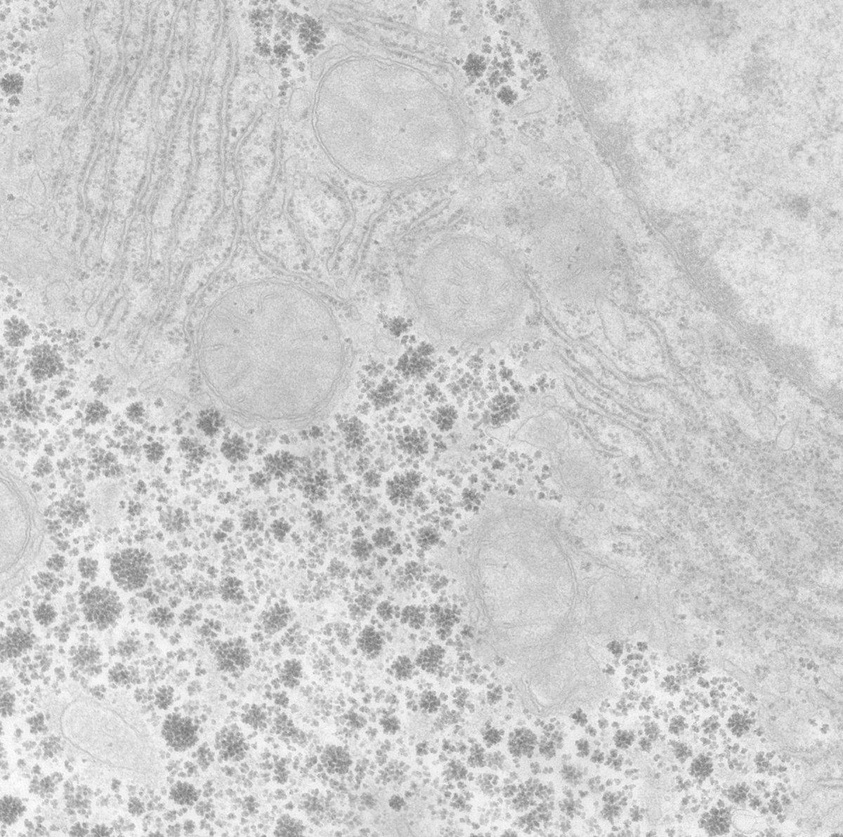
#> input picture lab06/low-contrast-03g.jpg, 843 x 837 px, shrunk from 1200 x 1191 before the run
$ jupyter execute statistic01.ipynb   (shell and % lines are left out)
#> lines starting #> are read from the running program, lines starting #| are printed output that depends on the picture; long printed decimals are rounded
[cell 1]
import numpy as np
from PIL import Image
import matplotlib
import matplotlib.pyplot as plt


im1 = Image.open('low-contrast-03g.jpg')
#> im1 is the input picture: PIL image 843x837 L; min 111, max 255, mean 205.3
fig1 = plt.figure()
plt.imshow(im1, cmap='gray', vmin=0, vmax=255)
a = np.array(im1)
print(a[100][100])
#| 213
b = (a * 0.8).astype(int)
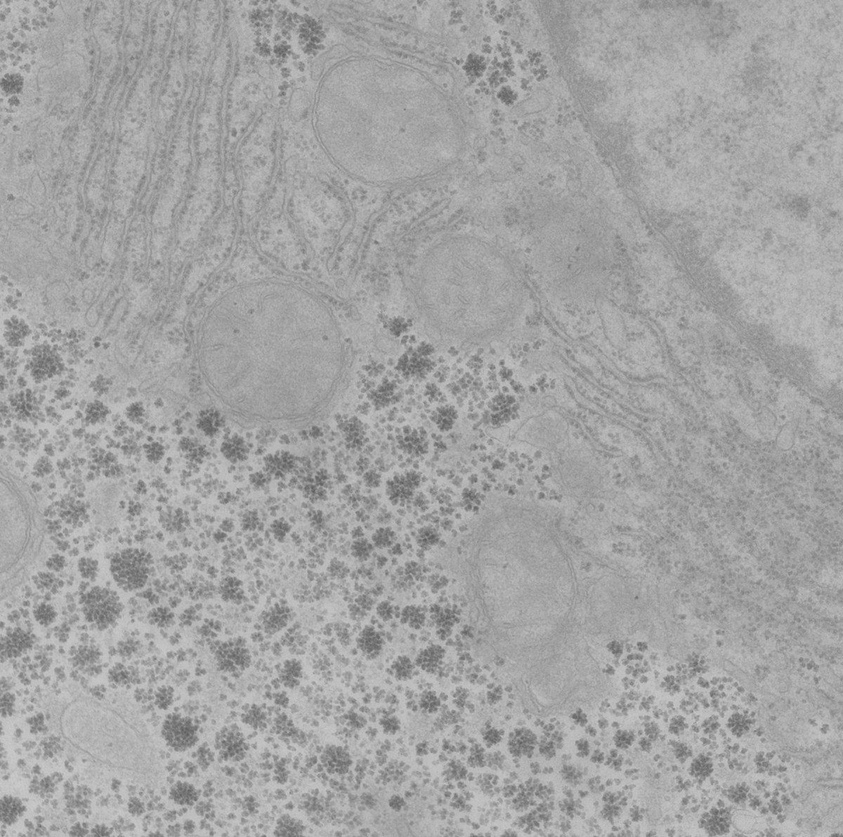
#> b: shape (837, 843) int64; min 88, max 204, mean 163.8
print(b[100][100])
#| 170
fig2 = plt.figure()
plt.imshow(b, cmap='gray', vmin=0, vmax=255)

[cell 2]
h_a = np.histogram(a,bins=256)
p_a = h_a[0] / (a.shape[0] * a.shape[1])
#> p_a = 256 values, max 0.0237 at index 174, min 0 at index 1, mean 0.00391
h_b = np.histogram(b,bins=256)
p_b = h_b[0] / (b.shape[0] * b.shape[1])
#> p_b = 256 values, max 0.0469 at index 176, min 0 at index 1, mean 0.00391
m_a = 0
m_b = 0
for i in range(256):
    m_a += i * p_a[i]
    m_b += i * p_b[i]
#> this loop made 256 passes
#> (m_a, m_b) on passes 1 to 3: (0, 0), (0, 0), (0, 0)
#> after the loop, m_a = 167.1; m_b = 166.8
print(m_a)
#| 167.123
print(m_b)
#| 166.811

[cell 3]
c = np.zeros(a.shape, dtype = np.uint8)
for x in range(a.shape[0]):
    for y in range(a.shape[1]):
        if a[x][y] < m_a:
            c[x][y] = int(a[x][y]*0.95)
        else:
            c[x][y] = int(a[x][y]*0.8)
fig2 = plt.figure()
plt.imshow(c, cmap='gray', vmin=0, vmax=255)

[cell 4]
im3 = Image.fromarray(c)
im3.show()

[cell 5]
h_c = np.histogram(c,bins=256)
cdf_c = np.zeros(256)
for i in range(256):
    cdf_c[i] = cdf_c[i-1] + h_c[0][i]
#> after the loop, cdf_c = 256 values from 1 to 705591
d = np.zeros(a.shape , dtype = np.uint8)
t = 255/(a.shape[0]*a.shape[1])
#> t = 0.000361
for x in range(a.shape[0]):
    for y in range(a.shape[1]):
        d[x][y] = cdf_c[c[x][y]] * t
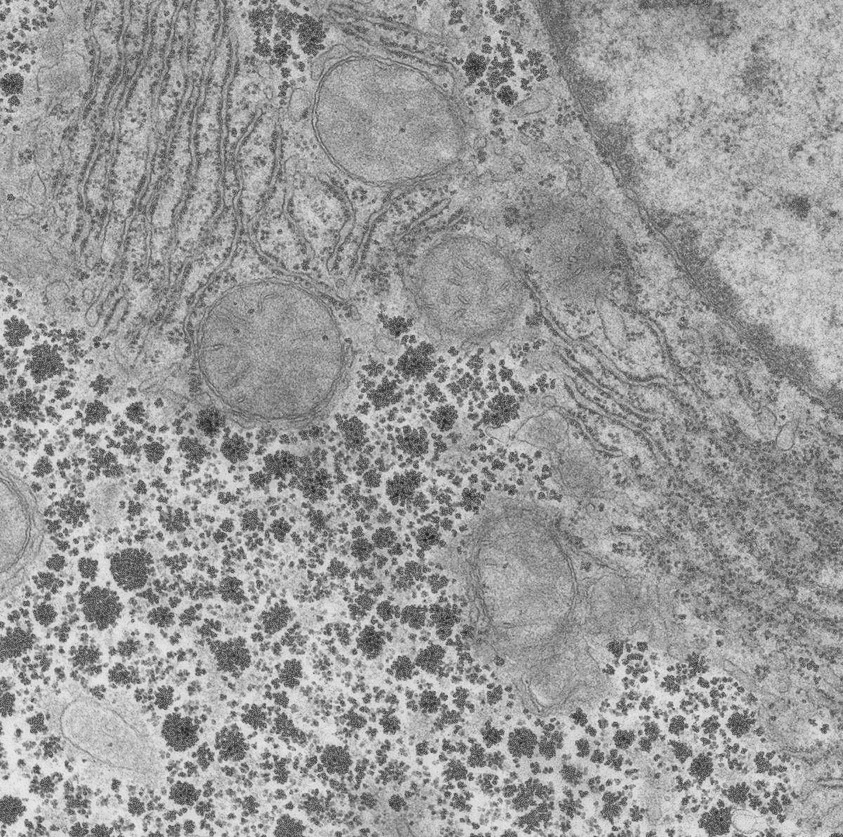
#> d: shape (837, 843); min 22, max 238, mean 154.2
fig3 = plt.figure()
plt.imshow(d, cmap='gray', vmin=0, vmax=255)
